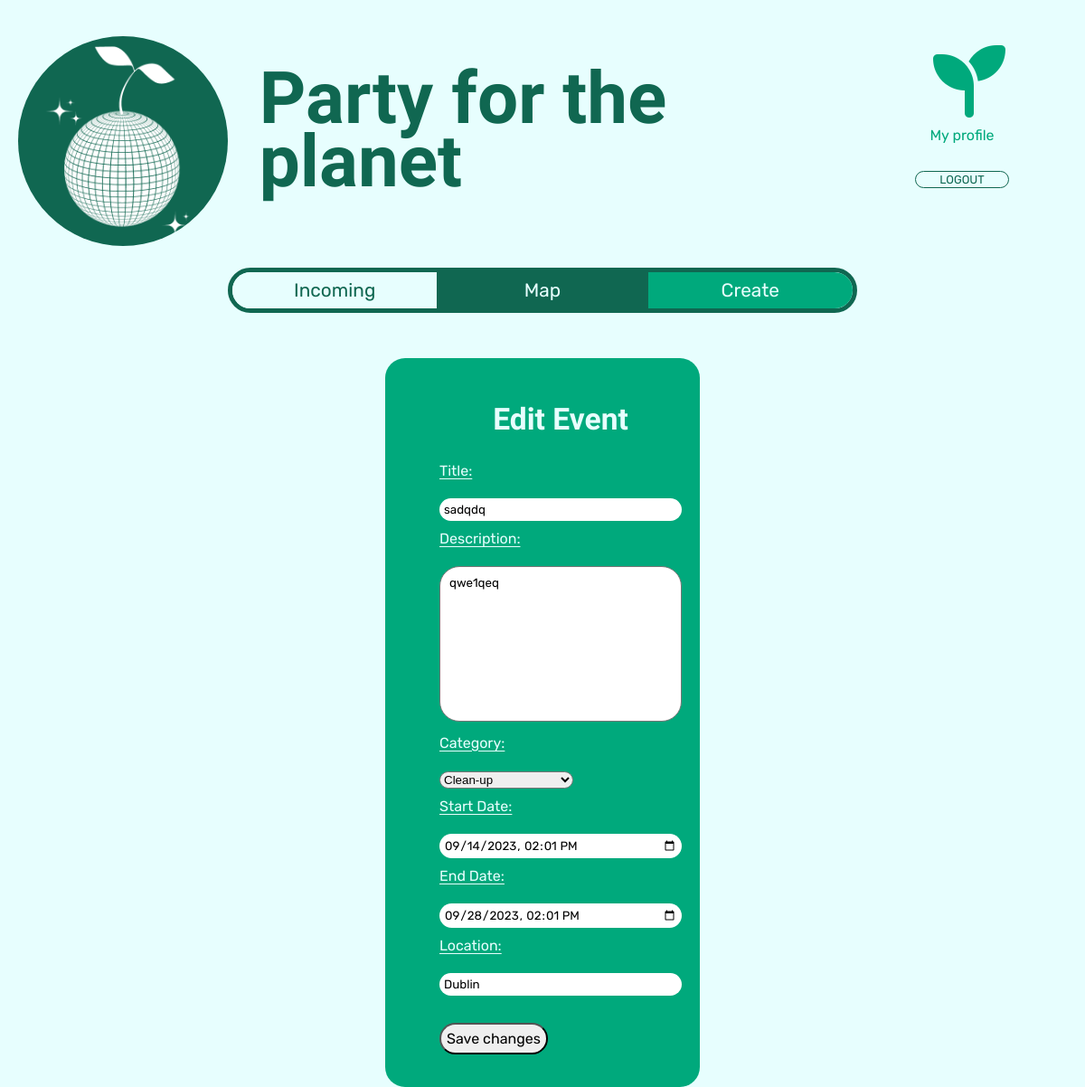
Page /edit_event/35/ (signed in) on the committed database.
### ecoevents/models.py (models this page shows, shortened)
class Ecoevent(models.Model):
    organizer = models.ForeignKey(User, on_delete=models.CASCADE)
    title = models.CharField(max_length=200)
    description = models.TextField(max_length=500, blank=True, null=True)
    category = models.CharField(max_length=200)
    start_datetime = models.DateTimeField()
    end_datetime = models.DateTimeField()
    location = models.CharField(max_length=200)
    created_on = models.DateTimeField(auto_now_add=True)
    modified_on = models.DateTimeField(auto_now=True)
    class Meta:
        ordering = ['-created_on']

### ecoevents/views.py (the view)
# urls.py: path("edit_event/<str:event_id>/", views.editEvent, name="edit_event"),
def editEvent(request, event_id):
    event = Ecoevent.objects.get(pk=event_id)
    form = EcoeventForm(instance=event)
    if request.user == event.organizer:
        if request.method == "POST":
            form = EcoeventForm(request.POST, instance=event)
            if form.is_valid():
                location = form.cleaned_data.get('location')
                if extract_coordinates(location) == (None, None):
                    messages.error(request, f"Invaid location: ${location}")
                else:
                    form.save()
                    messages.success(request, "Event updated successfully!")
                    return redirect("profile")
    else:
        return redirect("events")
    context = {"form": form}
    return render(request, "edit_event_form.html", context)

### ecoevents/forms.py
class EcoeventForm(ModelForm):
    class Meta:
        model = Ecoevent
        fields = [
            'title',
            'description',
            'category',
            'start_datetime',
            'end_datetime',
            'location'
            ]
        CHOICES = [
            ("Clean-up", "Clean-up"),
            ("Seminar", "Seminar"),
            ("Pop shop", "Pop shop"),
            ("Clothing swap", "Clothing swap"),
            ("Festival", "Festival"),
            ("Gardening Workshop", "Gardening Workshop"),
            ("Nature Walk", "Nature Walk"),
            ("Eco-Art", "Eco-Art"),
            ("Other", "Other"),
        ]
        widgets = {
            'start_datetime': forms.DateTimeInput(attrs={
                'type': 'datetime-local'}),
            'end_datetime': forms.DateTimeInput(attrs={
                'type': 'datetime-local'}),
            'category': forms.Select(choices=CHOICES)
        }

### templates/edit_event_form.html (shortened to what this page needs)
{% extends 'base.html' %}
{% block header %}
{% include 'header.html' %}
{% endblock header %}
{% block content %}
{% load static %}
<form
  class="editEventForm"
  method="POST"
  action=""
  enctype="multipart/form-data"
>
  <ul>
<div class="createTitle">
  <h2>Edit Event</h2>
</div>
<div class="field">
  <label class="label" for="title">Title:</label>
  <p class="input">{{ form.title }}</p>
</div>
<div class="field">
  <label class="label" for="description">Description:</label>
  <p class="input">{{ form.description }}</p>
</div>
<div class="field">
  <label class="label" for="category">Category:</label>
  <p class="input">{{ form.category }}</p>
</div>
<div class="field">
  <label class="label" for="start_datetime">Start Date:</label>
  <p class="input">{{ form.start_datetime }}</p>
</div>
<div class="field">
  <label class="label" for="end_datetime">End Date:</label>
  <p class="input">{{ form.end_datetime }}</p>
</div>
<div class="field">
  <label class="label" for="location">Location:</label>
  <p class="input">{{ form.location }}</p>
</div>
      <button class="" type="submit">Save changes</button>
  </ul>
</form>
  {% endblock %} ```

### static/css/style.css (style rules this page uses)
html { scroll-behavior: smooth; }
body { margin: 0; padding: 20px; list-style-type: none; box-sizing: border-box; height: 100vh; --main-color: #e7fefe; --secondary-color: #106751; --accent-color: #00a97c; font-family: "Bungee Shade ", cursive; font-family: "Rubik", sans-serif; background: var(--main-color); }
* { box-sizing: border-box; }
.createTitle { font-family: "Bungee Shade"; font-size:1.4rem; text-align: center; color: var(--main-color); }
.createEventForm, .editEventForm { margin: 0 auto; background-color: var(--accent-color); min-width: 300px; width: 30%; padding: 20px; border-radius: 22px; color: var(--main-color); margin:0px auto; }
input { font-family: "Rubik"; }
.createEventForm button[type=submit],.editEventForm button[type=submit] { font-family: "Rubik"; padding: 6px; border-radius: 22px; font-size: 1rem; margin: 20px auto 0; }
.field { display: flex; flex-direction:column; justify-content: center; margin-bottom: 10px; }
.field label { margin-bottom: 5px; font-family: "Rubik"; text-decoration: underline; text-underline-offset: 3px; }
.field input { border-radius:22px ; padding: 5px; width: 100%; border: none; }
.input select { border-radius:22px; }
textarea { resize: none; width: 100%; border-radius: 22px; padding: 10px; font-family: "Rubik"; }
.input { margin-bottom: 0px; }

### rows in the picture
Ecoevent: title "sadqdq", description "qwe1qeq", category "Clean-up", start_datetime "09/14/2023 14:01", end_datetime "09/28/2023 14:01", location "Dublin"
